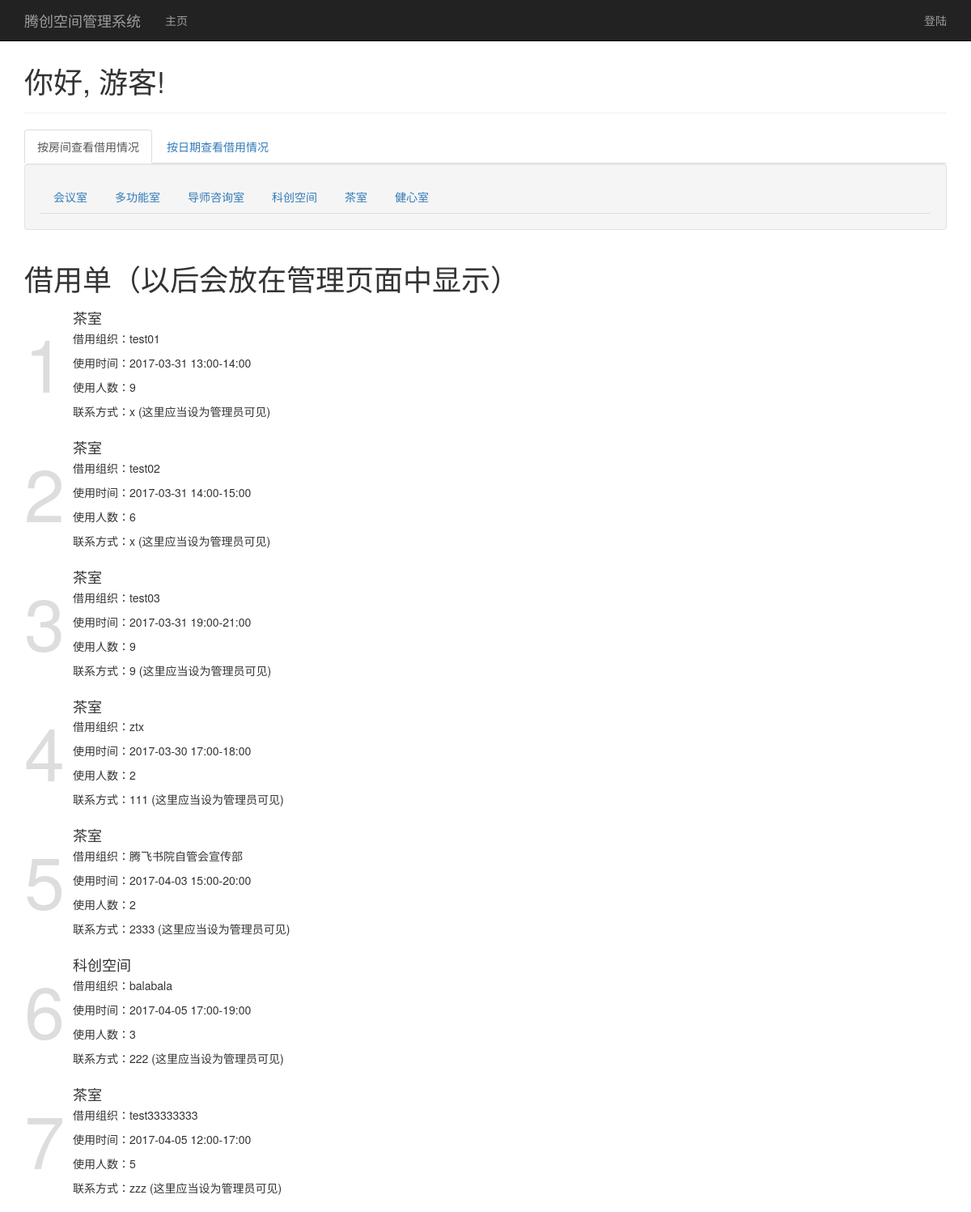
The page / on the database its author committed.
### app/models.py (models this page shows, shortened)
class Room(db.Model):
    __tablename__ = 'rooms'
    id = db.Column(db.Integer, primary_key=True)
    building = db.Column(db.String(10))
    name = db.Column(db.String(20), unique=True)
    agreements = db.relationship('Agreement', backref='room', lazy='dynamic')

class Agreement(db.Model):
    __tablename__ = 'agreements'
    id = db.Column(db.Integer, primary_key=True)
    enable =db.Column(db.Boolean,default=True)
    org = db.Column(db.String(64), index=True)
    tel = db.Column(db.String(64), index=True)
    number = db.Column(db.Integer,default=10)
    commits = db.relationship('Commit', backref='agreement', lazy='dynamic')
    room_id = db.Column(db.Integer, db.ForeignKey('rooms.id'))
    timeday = db.Column(db.Integer)
    fromtime = db.Column(db.Integer)
    totime = db.Column(db.Integer)

### app/main/views.py (the view)
@main.route('/', methods=['GET', 'POST'])
def index():
    all_agr = Agreement.query.all()
    all_room = Room.query.all()
    all_day = []
    now_day = datetime.today()
    for i in range(7):
        all_day.append((now_day.date(), str(now_day.date())))
        now_day += timedelta(1)
    dayL = all_day[0][1]
    dayR = all_day[6][1]
    all_room_mark = []
    for now_room in all_room:
        now_room_mark = []
        for i in range(7):
            now_day_agr = Agreement.query.filter_by(room=now_room,timeday=all_day[i][1]).order_by(Agreement.fromtime).all()
            now_day_mark = []
            if len(now_day_agr) == 0:
                now_day_mark.append((False,22-8))
            else:
                if now_day_agr[0].fromtime > 8:
                    now_day_mark.append((False,now_day_agr[0].fromtime-8))
                now_day_mark.append((True,now_day_agr[0]))
                for j in range(1,len(now_day_agr)):
                    if now_day_agr[j].fromtime > now_day_agr[j-1].totime:
                        now_day_mark.append((False,now_day_agr[j].fromtime-now_day_agr[j-1].totime))
                    now_day_mark.append((True,now_day_agr[j]))
                if now_day_agr[len(now_day_agr)-1].totime < 22:
                    now_day_mark.append((False,22-now_day_agr[len(now_day_agr)-1].totime))
            now_room_mark.append(now_day_mark)
        all_room_mark.append((now_room,now_room_mark))
    return render_template('index.html',marks=all_room_mark,days=all_day,agrs=all_agr)

### app/main/__init__.py (called while the page is built)
@main.app_context_processor
def inject_permissions():
    return dict(Permission=Permission)

### app/templates/index.html (shortened to what this page needs)
{% extends "base.html" %}
{% block head %}
{{ super() }}
{% endblock %}
{% block page_content %}
<div class="page-header">
    <h1>
        你好, {% if current_user.is_authenticated %}{{ current_user.username }}{% else %}游客{% endif %}!
    </h1>
</div>
<div class="tabbable">
<div class="nav">
    <ul class="nav nav-tabs">
        <li class="active">
            <a data-toggle="tab" href="#by_room">按房间查看借用情况</a>
        </li>
        <li>
            <a data-toggle="tab" href="#by_date">按日期查看借用情况</a>
        </li>
    </ul>
    <div class="tab-content">
        <div class="tab-pane fade in active" id="by_room">
            <div class="nav well">
                <ul class="nav nav-tabs">
                    {% for mark in marks %}
                    <li >
                        <a data-toggle="tab" href="#by_room_{{ mark[0].id }}">{{ mark[0].name }}</a>
                    </li>
                    {% endfor %}
                </ul>
            </div>
        </div>
    </div>
</div>
</div>
<h1>借用单（以后会放在管理页面中显示）</h1>
<ul class="media-list" style="margin-top:20px;">
    {%  for agr in agrs%}
    {% if agr.enable == True %}
    <div class="media">
        <a class="pull-left">
            <div style="font-size:90px; color:#ddd;">
                {{agr.id}}
            </div>
        </a>
        <div class="agreement media-body">
            <h4 class="media-heading">
                {{ agr.room.name }}
            </h4>
            <p>
                借用组织：{{ agr.org }}
            </p>
            <p>
                使用时间：{{ agr.timeday }} {{ agr.fromtime }}:00-{{ agr.totime }}:00
            </p>
            <p>
                使用人数：{{ agr.number }}
            </p>
            <p>
                联系方式：{{ agr.tel }} (这里应当设为管理员可见)
            </p>
        </div>
    </div>
    {% endif %}
    {% endfor %}
</ul>
{% endblock %}

### app/templates/base.html (shortened to what this page needs)
{% extends "bootstrap/base.html" %}
{% block head %}
{{ super() }}
{% endblock %}
{% block navbar %}
<div class="navbar navbar-inverse navbar-fixed-top" role="navigation">
    <div class="container">
        <div class="navbar-header">
            <a class="navbar-brand" href="{{ url_for('main.index') }}">腾创空间管理系统</a>
        </div>
        <div class="navbar-collapse collapse">
            <ul class="nav navbar-nav">
                <li><a href="{{ url_for('main.index') }}">主页</a></li>
            </ul>
            <ul class="nav navbar-nav navbar-right">
                {% if current_user.is_authenticated %}
                <li><a href="{{ url_for('log.logout') }}">注销({{current_user.username}})</a></li>
                {% else %}
                <li><a href="{{ url_for('log.login') }}">登陆</a></li>
                {% endif %}
            </ul>
        </div>
    </div>
</div>
{% endblock %}
{% block content %}
<div class="container" style="margin-top: 40px">
    {% block page_content %}{% endblock %}
</div>
{% endblock %}

### rows shown on the page
Room: name "会议室"
Room: name "多功能室"
Room: name "导师咨询室"
Room: name "科创空间"
Room: name "茶室"
Room: name "健心室"
Agreement: id "1", room.name "茶室", org "test01", timeday "2017-03-31", fromtime "13", totime "14", number "9", tel "x"
Agreement: id "2", room.name "茶室", org "test02", timeday "2017-03-31", fromtime "14", totime "15", number "6", tel "x"
Agreement: id "3", room.name "茶室", org "test03", timeday "2017-03-31", fromtime "19", totime "21", number "9", tel "9"
Agreement: id "4", room.name "茶室", org "ztx", timeday "2017-03-30", fromtime "17", totime "18", number "2", tel "111"
Agreement: id "5", room.name "茶室", org "腾飞书院自管会宣传部", timeday "2017-04-03", fromtime "15", totime "20", number "2", tel "2333"
Agreement: id "6", room.name "科创空间", org "balabala", timeday "2017-04-05", fromtime "17", totime "19", number "3", tel "222"
Agreement: id "7", room.name "茶室", org "test33333333", timeday "2017-04-05", fromtime "12", totime "17", number "5", tel "zzz"
